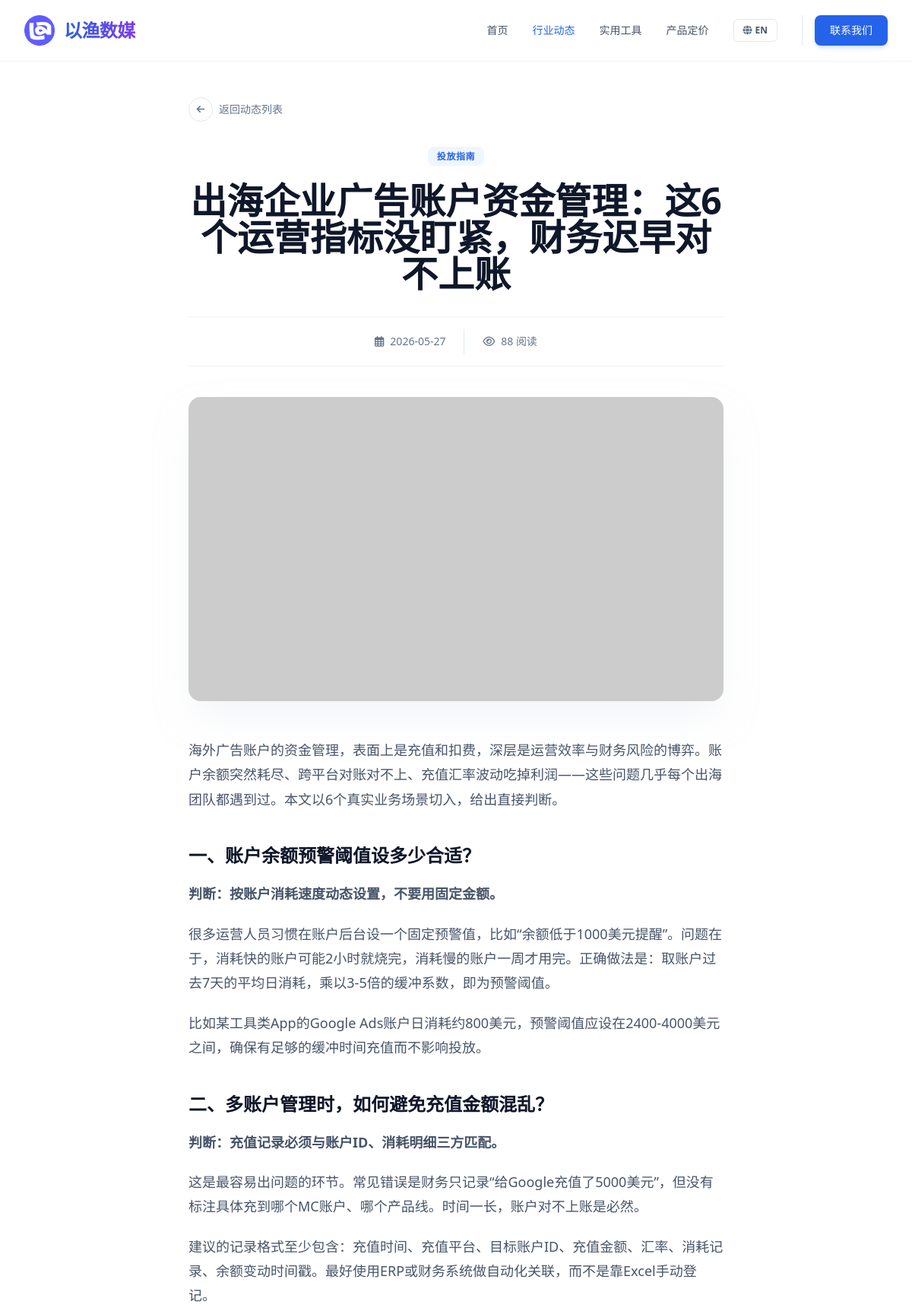
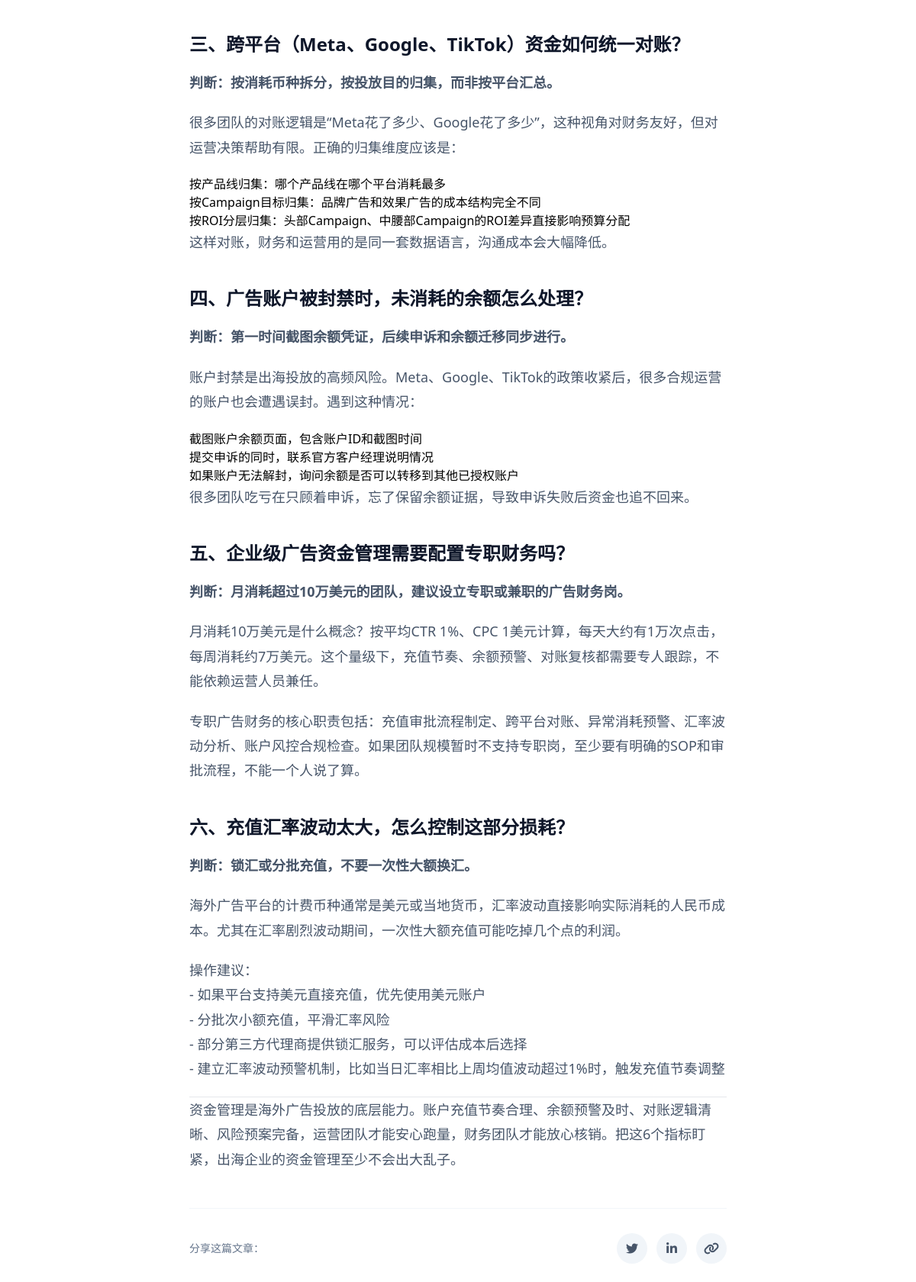
The app's page /article/109 (upper part) with its own data (2 pictures, top to bottom).
### tables this page shows
CREATE TABLE articles (
            id INTEGER PRIMARY KEY AUTOINCREMENT,
            category_id TEXT NOT NULL,
            title TEXT NOT NULL,
            summary TEXT NOT NULL,
            content TEXT NOT NULL,
            date TEXT NOT NULL,
            views INTEGER DEFAULT 0,
            image TEXT NOT NULL
        , seo_keywords TEXT DEFAULT '', seo_score INTEGER DEFAULT 0, title_en TEXT DEFAULT '', summary_en TEXT DEFAULT '', content_en TEXT DEFAULT '', title_vi TEXT DEFAULT "", summary_vi TEXT DEFAULT "", content_vi TEXT DEFAULT "");

### app.py (the view)
@app.route('/article/<int:article_id>')
def article_detail(article_id):
    db = get_db()
    cur = db.cursor()
    cur.execute('SELECT * FROM articles WHERE id = ?', (article_id,))
    article = cur.fetchone()
    if article is None:
        return "Article not found", 404
    return render_template('article_detail.html', article=dict(article))

### app.py (called while the page is built)
def get_db():
    db = getattr(g, '_database', None)
    if db is None:
        db = g._database = sqlite3.connect(DB_PATH)
        db.row_factory = sqlite3.Row
    return db

@app.teardown_appcontext
def close_connection(exception):
    db = getattr(g, '_database', None)
    if db is not None:
        db.close()

@app.after_request
def add_header(response):
    response.headers["Cache-Control"] = "no-cache, no-store, must-revalidate"
    response.headers["Pragma"] = "no-cache"
    response.headers["Expires"] = "0"
    response.headers['Cache-Control'] = 'public, max-age=0'
    return response

### templates/article_detail.html (shortened to what this page needs)
<!DOCTYPE html>
<html lang="zh-CN" x-data="appData()">
<head>
    <script src="https://cdn.tailwindcss.com"></script>
    <link href="https://cdnjs.cloudflare.com/ajax/libs/font-awesome/6.0.0/css/all.min.css" rel="stylesheet">
</head>
<body class="font-sans antialiased bg-white">
    <nav class="fixed w-full z-50 transition-all duration-300 bg-white/90 backdrop-blur-md border-b border-slate-100">
        <div class="max-w-7xl mx-auto px-4 sm:px-6 lg:px-8">
            <div class="flex justify-between h-20 items-center">
                <a href="/" class="flex-shrink-0 flex items-center gap-3 group">
                    <img src="{{ url_for('static', filename='images/logo.png') }}" alt="Logo" class="w-10 h-10 rounded-lg object-cover shadow-sm group-hover:shadow-md transition-shadow duration-300" onerror="this.src='https://ui-avatars.com/api/?name=YY&background=0D8ABC&color=fff'">
                    <span class="font-extrabold text-2xl tracking-tight bg-clip-text text-transparent bg-gradient-to-r from-blue-600 to-violet-600 drop-shadow-sm">以渔数媒</span>
                </a>
                <div class="hidden md:flex space-x-8 items-center">
                    <a href="/" class="text-sm font-medium text-slate-600 hover:text-blue-600 transition-colors" x-text="t[lang].nav.home">首页</a>
                    <a href="/articles" class="text-sm font-medium text-blue-600 transition-colors" x-text="t[lang].nav.articles">行业动态</a>
                                        <a href="/tools" class="text-sm font-medium text-slate-600 hover:text-blue-600 transition-colors" x-text="t[lang].nav.tools">实用工具</a>
<a href="/pricing" class="text-sm font-medium text-slate-600 hover:text-blue-600 transition-colors" x-text="t[lang].nav.pricing">产品定价</a>
                    <button @click="toggleLang()" class="flex items-center space-x-1 px-3 py-1.5 rounded-md border border-slate-200 hover:border-blue-400 hover:bg-slate-50 transition-all">
                        <i class="fas fa-globe text-slate-500 text-xs"></i>
                        <span class="text-xs font-bold text-slate-600" x-text="lang === 'zh' ? 'EN' : '中'"></span>
                    </button>
                    <div class="flex items-center gap-3 pl-4 border-l border-slate-200">
                        <a href="https://t.me/yiyiyiads" target="_blank" class="px-5 py-2.5 rounded-lg bg-blue-600 text-white text-sm font-medium hover:bg-blue-700 transition-all shadow-md shadow-blue-500/20" x-text="t[lang].nav.contact">联系我们</a>
                    </div>
                </div>
            </div>
        </div>
    </nav>
    <main class="pt-32 pb-24">
        <div class="max-w-3xl mx-auto px-4 sm:px-6 lg:px-8 mb-8">
            <a href="/articles" class="inline-flex items-center gap-2 text-sm font-medium text-slate-500 hover:text-blue-600 transition-colors group">
                <div class="w-8 h-8 rounded-full border border-slate-200 flex items-center justify-center group-hover:border-blue-500 group-hover:bg-blue-50 transition-all">
                    <i class="fas fa-arrow-left text-xs group-hover:-translate-x-0.5 transition-transform"></i>
                </div>
                <span x-text="t[lang].back">返回动态列表</span>
            </a>
        </div>
        <article class="max-w-3xl mx-auto px-4 sm:px-6 lg:px-8">
            <header class="mb-10 text-center">
                <div class="mb-6">
                    <span class="px-3 py-1 bg-blue-50 text-blue-600 text-xs font-bold rounded-lg uppercase tracking-wider">
                        <span x-show="lang === 'zh'">
                            {% if article.category_id == 'news' %}官方公告
                            {% elif article.category_id == 'insight' %}行业洞察
                            {% elif article.category_id == 'guide' %}投放指南
                            {% elif article.category_id == 'update' %}产品更新
                            {% else %}资讯{% endif %}
                        </span>
                    </span>
                </div>
                <h1 class="text-3xl md:text-4xl lg:text-5xl font-extrabold text-slate-900 leading-tight mb-8">
                    <span x-show="lang === 'zh'">{{ article.get('title', '') }}</span>
                </h1>
                <div class="flex items-center justify-center gap-6 text-sm text-slate-500 border-t border-b border-slate-100 py-4">
                    <div class="flex items-center gap-2">
                        <i class="far fa-calendar-alt"></i>
                        <span>{{ article.date }}</span>
                    </div>
                    <div class="flex items-center gap-2">
                        <i class="far fa-eye"></i>
                        <span><span id="article-view-count" data-article-id="{{ article.id }}" data-base-views="{{ article.views }}">{{ article.views }}</span> <span x-text="t[lang].reads">阅读</span></span>
                    </div>
                </div>
            </header>
            <div class="rounded-2xl overflow-hidden mb-12 shadow-2xl shadow-slate-200/50">
                <img src="{{ article.image }}" alt="Featured Image" class="w-full h-[400px] object-cover">
            </div>
            <div class="prose max-w-none" x-show="lang === 'zh'">
                {{ article.get('content', '') | markdown | safe }}
            </div>
            <div class="mt-12 pt-8 border-t border-slate-100 flex items-center justify-between">
                <div class="text-sm font-medium text-slate-500" x-text="t[lang].share">分享这篇文章：</div>
                <div class="flex gap-3">
                    <button class="w-10 h-10 rounded-full bg-slate-100 flex items-center justify-center text-slate-600 hover:bg-[#1DA1F2] hover:text-white transition-colors">
                        <i class="fab fa-twitter"></i>
                    </button>
                    <button class="w-10 h-10 rounded-full bg-slate-100 flex items-center justify-center text-slate-600 hover:bg-[#0077B5] hover:text-white transition-colors">
                        <i class="fab fa-linkedin-in"></i>
                    </button>
                    <button class="w-10 h-10 rounded-full bg-slate-100 flex items-center justify-center text-slate-600 hover:bg-[#00B489] hover:text-white transition-colors">
                        <i class="fas fa-link"></i>
                    </button>
                </div>
            </div>
        </article>
    </main>
</body>
</html>

### templates/article_detail.html (style rules this page uses)
.prose h2 { color: #0f172a; font-weight: 700; font-size: 1.5rem; margin-top: 2.5rem; margin-bottom: 1rem; }
.prose p { color: #475569; line-height: 1.8; margin-bottom: 1.25rem; font-size: 1.125rem; }

### records on screen
articles: get "出海企业广告账户资金管理：这6个运营指标没盯紧，财务迟早对不上账", date "2026-05-27", views "88", get "海外广告账户的资金管理，表面上是充值和扣费，深层是运营效率与财务风险的博弈。账户余额突然耗尽、跨平台对账对不上、充值汇率波动吃掉利润——这些问题几乎每个出海团队都遇到过。本文以6个真实业务场景切入，给出直接判断。 一、账户余额预警阈值设多少合适？ 判断：按账户消耗速度动态设置，不要用固定金额。 很多运营人员习惯在账户后台设一个固定预警值，比如“余额低于1000美元提醒”。问题在于，消耗快的账户可能2小时就烧完，消耗慢的账户一周才用完。正确做法是：取账户过去7天的平均日消耗，乘以3-5倍的缓冲系数，即为预警阈值。 比如某工具类App的Google Ads账户日消耗约800美元，预警阈值应设在2400-4000美元之间，确保有足够的缓冲时间充值而不影响投放。 二、多账户管理时，如何避免充值金额混乱？ 判断：充值记录必须与账户ID、消耗明细三方匹配。 这是最容易出问题的环节。常见错误是财务只记录“给Google充值了5000美元”，但没有标注具体充到哪个MC账户、哪个产品线。时间一长，账户对不上账是必然。 建议的记录格式至少包含：充值时间、充值平台、目标账户ID、充值金额、汇率、消耗记录、余额变动时间戳。最好使用ERP或财务系统做自动化关联，而不是靠Excel手动登记。 三、跨平台（Meta、Google、TikTok）资金如何统一对账？ 判断：按消耗币种拆分，按投放目的归集，而非按平台汇总。 很多团队的对账逻辑是“Meta花了多少、Google花了多少”，这种视角对财务友好，但对运营决策帮助有限。正确的归集维度应该是： 按产品线归集：哪个产品线在哪个平台消耗最多…"
